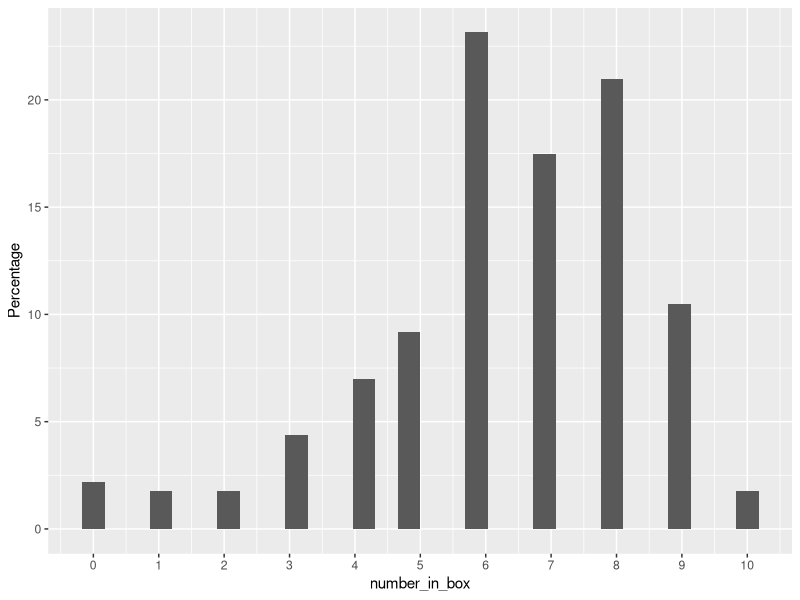
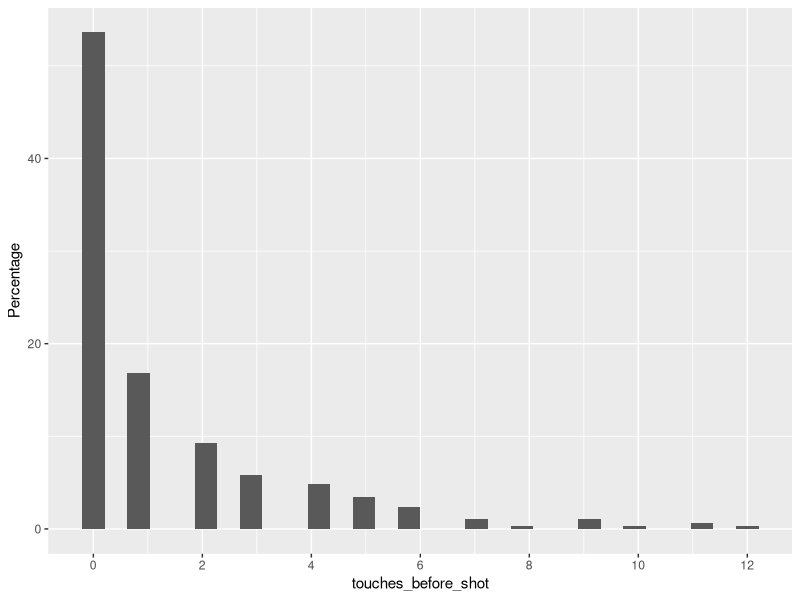
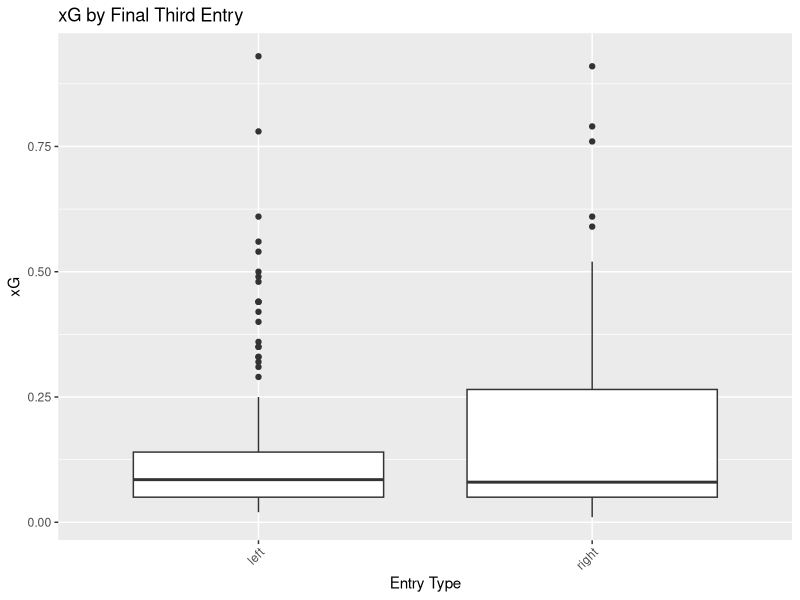

Write R code to recreate these figures, in order.
## ---- chunk 1
library(readr)
library(tidyverse)
library(ggplot2)
arsenal_24_25 <- read_csv("arsenal_24_25.csv")
#cleaning up the data
arsenal_24_25 <- arsenal_24_25 |>
  mutate(opponent_formation = as.character(opponent_formation)) |>
  mutate(time_of_shot_after_entry = as.numeric(time_of_shot_after_entry)) |>
  filter(defensive_error == "no")


## ---- chunk 2
#General Information
summary_stats <- arsenal_24_25 |> 
  summarise(
    total_shots = n(),
    goals = sum(result == "goal", na.rm = TRUE),
    avg_xg = round(mean(xg, na.rm = TRUE), 3)
  )

print(summary_stats)

shot_results_dist <- arsenal_24_25 |>
  count(result) |>
  arrange(desc(n))
print(shot_results_dist)

most_frequent_shooters <- arsenal_24_25 |>
  count(player) |>
  arrange(desc(n))
print(head(most_frequent_shooters)) # Display the top few

# Most common assist types using tidyverse
most_common_assist_types <- arsenal_24_25 |>
  count(assist_type) |>
  arrange(desc(n))
print(head(most_common_assist_types))


most_common_zones <- arsenal_24_25 |>
  count(zone) |>
  arrange(desc(n))
print(head(most_common_zones))
## ---- chunk 3
defensive_line <- arsenal_24_25 |>
  filter(final_third_entry != "set piece") |>
  group_by(defensive_line) |>
  summarize(total = n()  ) |>
  mutate(percentage = total / sum(total) * 100)
print(defensive_line)
  
plot_defenders_between <- arsenal_24_25 |>
  filter(type_of_attack != "set piece")


ggplot(
  data = plot_defenders_between, aes(x = number_in_box, 
                                     y = after_stat(count / sum(count) * 100))) + 
  geom_histogram() +
  scale_x_continuous(breaks = seq(0, 12, by = 1)) +
  labs(y = "Percentage")


## ---- chunk 4
pressure_test <- t.test(xg ~ shot_under_pressure, data = arsenal_24_25)
print(pressure_test)
## ---- chunk 5
attack_summary <- arsenal_24_25 |>
  filter(entry_method != "recovery") |>
  mutate(entry_type = case_when(
    final_third_entry %in% c("free kick", "direct freekick", "left corner", 
                  "right corner") ~ "set piece", TRUE ~ final_third_entry)) |>
  select(-final_third_entry) |>
  group_by(entry_type) |>
  summarize(count = n()) |>
  mutate(prop = count / sum(count))
print(attack_summary)
## ---- chunk 6
set_pieces <- arsenal_24_25 |>
  filter(result == "goal") |>
  mutate(total = n()) |>
  count(type_of_attack) |>
  mutate(percentage = n / sum(n) * 100) |>
  filter(type_of_attack == "set piece") |>
  pull(percentage)
print(set_pieces)
## ---- chunk 7
ggplot(data = arsenal_24_25, aes(x = touches_before_shot, 
                                 y = after_stat((count / sum(count)) * 100))) + 
  geom_histogram() +
  scale_x_continuous(breaks = seq(0, 12, by = 2)) +
  labs(y = "Percentage")
## ---- chunk 8
beaten_by_shots <- arsenal_24_25 |>
  summarize(
    total_shots = n(),
    shots_after_beating_defender = sum(beaten_by != "n/a"),
    proportion = shots_after_beating_defender / total_shots
  )
print(beaten_by_shots)

beaten_by_goals <- arsenal_24_25 |>
  filter(result == "goal") |>
  summarize(
    total_goals = n(),
    goals_after_beating_defender = sum(beaten_by != "n/a"),
    proportion = goals_after_beating_defender / total_goals
  )
print(beaten_by_goals)
## ---- chunk 9
best_dribblers_summary <- arsenal_24_25 |>
  mutate(beaten_by = na_if(beaten_by, "n/a")) |>
  filter(!is.na(beaten_by)) |>
  group_by(beaten_by) |>
  summarise(times_beaten_defender = n()) |>
  mutate(proportion = times_beaten_defender / sum(times_beaten_defender)) |>
  arrange(desc(times_beaten_defender))
print(best_dribblers_summary)
## ---- chunk 10
wings_data <- arsenal_24_25 |>
  mutate(final_third_entry = case_when(
    final_third_entry %in% c("left", "left halfspace") ~ "left",  
    final_third_entry %in% c("right", "right halfspace") ~ "right", 
    TRUE ~ final_third_entry)) |>
  filter(final_third_entry %in% c("left", "right"))

ggplot(wings_data, aes(x = final_third_entry, y = xg)) +
  geom_boxplot() +
  theme(axis.text.x = element_text(angle = 45, hjust = 1)) +
  labs(title = "xG by Final Third Entry", x = "Entry Type", y = "xG")


## ---- chunk 11
# Create player_beaten column first
zone_groups <- arsenal_24_25 |>
  filter(type_of_attack != "set piece") |>
  mutate(beaten_by = na_if(beaten_by, "n/a")) |>
  mutate(player_beaten = ifelse(!is.na(beaten_by), "yes", "no")) |>
  filter(!is.na(zone), !is.na(xg)) |>
  group_by(zone) |>
  group_split()

# Apply Wilcoxon test only where both levels exist
beaten_test <- map_dfr(zone_groups, function(df) {
  if (length(unique(df$player_beaten)) == 2) {
    tibble(
      zone = unique(df$zone),
      p_value = wilcox.test(xg ~ player_beaten, data = df)$p.value,
      mean_beaten = mean(df$xg[df$player_beaten == "yes"], na.rm = TRUE),
      mean_not_beaten = mean(df$xg[df$player_beaten == "no"], na.rm = TRUE),
      n_beaten = sum(df$player_beaten == "yes"),
      n_not_beaten = sum(df$player_beaten == "no")
    )
  } else {
    # Skip zones that don’t have both yes and no
    NULL
  }
})

beaten_test
## ---- chunk 12
transition <- arsenal_24_25 |>
  filter(transition == "yes") |>
  summarize(total = n(),
            average_xg = mean(xg, na.rm = TRUE),
            average_time_to_shoot = mean(time_of_shot_after_entry, na.rm = TRUE),
            num_goals = sum(result == "goal"),
            goals_prop = num_goals / total)
print(transition)

## ---- chunk 13
trossard_shots <- arsenal_24_25 |>
  filter(player == "Leandro Trossard") |>
  group_by(zone) |>
  summarise(shots = n()) |>
  mutate(proportion = shots / sum(shots)) |>
  arrange(desc(shots))
print(trossard_shots)
martinelli_shots <- arsenal_24_25 |>
  filter(player == "Gabriel Martinelli") |>
  group_by(zone) |>
  summarise(shots = n()) |>
  mutate(proportion = shots / sum(shots)) |>
  arrange(desc(shots))
print(martinelli_shots)
